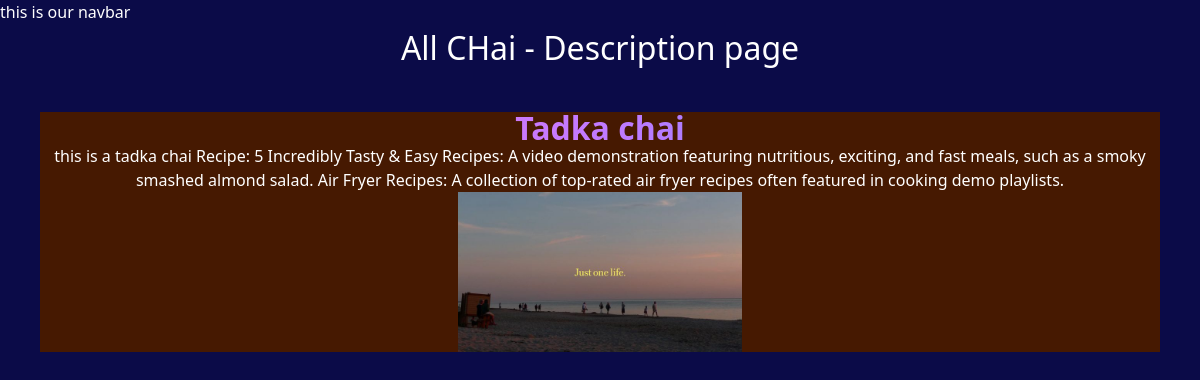
Page /chai/2/ on the committed database.
### chai/models.py (models this page shows, shortened)
class ChaiVariety(models.Model):
    CHAI_TYPE = [
        ('ML', 'MASALA'),
        ('GR', 'GINGER'),
        ('KI', 'KIWI'),
        ('PL', 'PLAIN'),
        ('EL', 'ELAICHI'),
    ]
    name = models.CharField(max_length=100)
    image = models.ImageField(upload_to='chais/')
    date_added = models.DateField(default=timezone.now)
    type = models.CharField(max_length=2, choices=CHAI_TYPE)
    description = models.TextField(blank=True)
    price = models.DecimalField(max_digits=10, decimal_places=2, default =10)

### chai/views.py (the view)
# urls.py: path('<int:chai_id>/', views.chai_description, name="chai_detail")
def chai_description(request, chai_id): #pass chai_id to the urls as well
    chai = get_object_or_404(ChaiVariety, pk = chai_id)
    return render(request, 'chai/chai_detail.html', {'chai': chai} )

### chai/templates/chai/chai_detail.html (shortened to what this page needs)
{% extends "layout.html" %}
{% block content %}
<h1>All CHai - Description page</h1>
<div class="text-center bg-amber-950 flex flex-col m-10">
    <div>
        <h1 class="text-5xl font-extrabold text-transparent bg-clip-text bg-gradient-to-r from-pink-400 via-purple-400 to-blue-500"> {{chai.name}} </h1>
    </div>
    <p>{{chai.description}}</p>
    <div class="text-center m-auto">
        <img class="h-40" src="{{chai.image.url}}" alt="img">
    </div>
</div>
{% endblock %}

### static/style.css (style rules this page uses)
body { background-color: rgb(11, 11, 72); color: #FFFFFF; }
h1 { text-align: center; font-size: 2em; }

### rows in the picture
ChaiVariety: description "this is a tadka chai Recipe: 5 Incredibly Tasty & Easy Recipes: A video demonstration featuring nutritious, exciting, and fast meals, such as a smoky smashed almond salad. Air Fryer Recipes: A collection of top-rated air fryer recipes often featured in cooking demo playlists.", image (picture)
